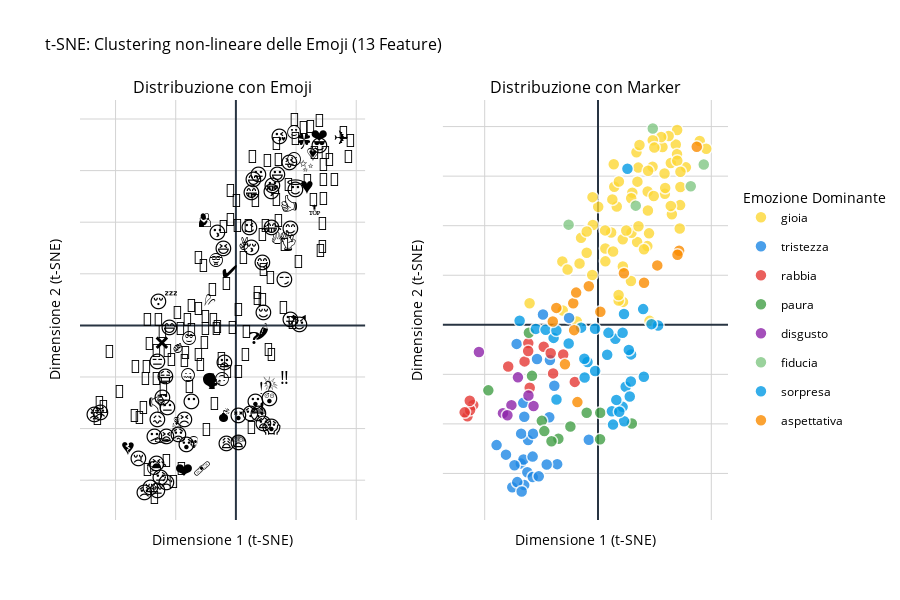

Notebook source saved alongside this figure:
### Markdown cell above
### t-SNE

### Code cell
from Visualizzazione.pca_utils import perform_tsne_analysis

hybrid_features = ALL_EMOTIONS + VAD_FEATURES

# Perplexity: gioca con questo numero (tra 5 e 50).
# 30 è lo standard. Se vedi una palla informe, prova ad abbassarlo.
tsne_data = perform_tsne_analysis(
    df=df_only_emojis, 
    features_columns=hybrid_features, 
    dominant_emotions=dominant_all, 
    perplexity=25,  # Prova 15, 25, 40
    scale=True      # t-SNE funziona meglio con dati scalati
)

fig_tsne = plot_pca_emotions(
    pca_data=tsne_data,
    colors_dict=EMOTION_COLORS,
    title="t-SNE: Clustering non-lineare delle Emoji (13 Feature)",
    plot_loadings=False # Non ha senso vettori in t-SNE
)

fig_tsne.show()

### Figure 1 — Plotly figure (JSON) as saved in the notebook; plotly's stock layout.template omitted (floating-point values rounded to 4 significant figures)
{"data": [{"hovertemplate": "<b>gioia</b><br>PC1: %{x:.2f}<br>PC2: %{y:.2f}<extra></extra>", "legendgroup": "gioia", "mode": "text", "showlegend": false, "text": ["☺", "♥️", "✌", "✔", "✨", "❤", "🌚", "🌝", "🌹", "🌻", "🍀", "🍌", "🍑", "🎉", "👅", "👊", "👌", "👍", "👏", "💃", "💖", "💗", "💙", "💚", "💛", "💜", "💝", "💞", "💩", "🔝", "🔥", "🕺", "😀", "😁", "😂", "😃", "😄", "😆", "😇", "😉", "😊", "😋", "😍", "😎", "😗", "😘", "😙", "😚", "😛", "😜", "😝", "😴", "🙈", "🙋", "🙋♀️", "🤍", "🤎", "🤑", "🤓", "🤗", "🤙🏻", "🤣", "🤭", "🥂", "🥇", "🥰", "🥹", "🧡", "🫰", "🫶"], "textfont": {"size": 18}, "textposition": "middle center", "x": [4.815, 5.901, 0.648, -0.511, 5.872, 6.865, -3.111, 0.01865, 6.985, -0.4858, 5.691, -3.148, 0.6503, 3.554, 2.207, -2.685, 4.353, 4.404, 2.182, 1.656, 8.979, 6.427, -0.4651, 3.394, 6.236, 7.247, 7.758, 5.575, 1.824, 6.521, 3.452, 4.386, 3.028, 1.266, 2.955, 3.479, 1.435, -0.9976, 4.921, 1.161, 4.504, 2.192, 4.832, 6.973, -1.496, 3.661, 2.929, 1.332, 1.842, 4.553, 4.424, -6.038, -1.864, 4.055, 6.997, 7.272, -0.996, 2.908, -1.629, 2.494, 0.6251, 3.573, 6.419, 7.213, 9.553, 5.93, 1.39, 4.971, 1.818, 7.275], "y": [15.95, 13.21, 7.697, 5.029, 15.27, 18.19, 1.45, 11.91, 19.66, 12.88, 17.94, 6.388, 6.401, 15.86, 2.309, 5.567, 7.939, 11.53, 8.636, 11.94, 18.55, 16.32, 10.06, 17.41, 19.04, 12.08, 15.89, 18.95, 2.45, 11.15, 8.36, 13.45, 13.34, 12.65, 9.282, 14.45, 13.94, 7.278, 13.0, 9.314, 9.228, 5.883, 18.63, 17.21, 8.77, 18.15, 12.78, 7.397, 14.45, 0.3973, 15.55, 2.168, 0.3366, 7.61, 16.55, 13.91, 9.407, 4.422, 6.192, 9.514, 9.526, 9.938, 12.0, 9.71, 17.76, 13.81, 16.2, 17.88, 3.003, 15.44], "type": "scatter", "xaxis": "x", "yaxis": "y"}, {"hovertemplate": "<b>gioia</b><br>PC1: %{x:.2f}<br>PC2: %{y:.2f}<extra></extra>", "legendgroup": "gioia", "marker": {"color": "#FDD835", "line": {"color": "white", "width": 1.5}, "opacity": 0.8, "size": 12}, "mode": "markers", "name": "gioia", "showlegend": true, "x": [4.815, 5.901, 0.648, -0.511, 5.872, 6.865, -3.111, 0.01865, 6.985, -0.4858, 5.691, -3.148, 0.6503, 3.554, 2.207, -2.685, 4.353, 4.404, 2.182, 1.656, 8.979, 6.427, -0.4651, 3.394, 6.236, 7.247, 7.758, 5.575, 1.824, 6.521, 3.452, 4.386, 3.028, 1.266, 2.955, 3.479, 1.435, -0.9976, 4.921, 1.161, 4.504, 2.192, 4.832, 6.973, -1.496, 3.661, 2.929, 1.332, 1.842, 4.553, 4.424, -6.038, -1.864, 4.055, 6.997, 7.272, -0.996, 2.908, -1.629, 2.494, 0.6251, 3.573, 6.419, 7.213, 9.553, 5.93, 1.39, 4.971, 1.818, 7.275], "y": [15.95, 13.21, 7.697, 5.029, 15.27, 18.19, 1.45, 11.91, 19.66, 12.88, 17.94, 6.388, 6.401, 15.86, 2.309, 5.567, 7.939, 11.53, 8.636, 11.94, 18.55, 16.32, 10.06, 17.41, 19.04, 12.08, 15.89, 18.95, 2.45, 11.15, 8.36, 13.45, 13.34, 12.65, 9.282, 14.45, 13.94, 7.278, 13.0, 9.314, 9.228, 5.883, 18.63, 17.21, 8.77, 18.15, 12.78, 7.397, 14.45, 0.3973, 15.55, 2.168, 0.3366, 7.61, 16.55, 13.91, 9.407, 4.422, 6.192, 9.514, 9.526, 9.938, 12.0, 9.71, 17.76, 13.81, 16.2, 17.88, 3.003, 15.44], "type": "scatter", "xaxis": "x2", "yaxis": "y2"}, {"hovertemplate": "<b>tristezza</b><br>PC1: %{x:.2f}<br>PC2: %{y:.2f}<extra></extra>", "legendgroup": "tristezza", "mode": "text", "showlegend": false, "text": ["☹", "⚰️", "❤️🩹", "👎", "💔", "💸", "😓", "😔", "😕", "😖", "😞", "😢", "😣", "😥", "😩", "😪", "😫", "😭", "🙁", "🤒", "🤥", "🥀", "🥱", "🥲", "🥴", "🥺", "🫤", "🫥"], "textfont": {"size": 18}, "textposition": "middle center", "x": [-6.815, -6.172, -3.602, -6.597, -8.951, -3.857, -6.237, -6.513, -6.783, -6.507, -7.565, -8.123, -4.301, -5.754, -0.8102, -7.129, -5.731, -6.577, -6.736, -4.526, -5.382, -7.372, -4.856, -5.227, -2.554, -5.768, -4.243, -7.181], "y": [-14.01, -11.64, -14.06, -7.88, -12.14, -6.16, -14.89, -16.16, -10.99, -9.281, -16.4, -13.11, -9.33, -15.37, -11.61, -15.88, -11.0, -13.6, -16.82, -14.11, -3.454, -14.17, 1.036, -15.3, 0.6964, -13.3, -3.551, -1.928], "type": "scatter", "xaxis": "x", "yaxis": "y"}, {"hovertemplate": "<b>tristezza</b><br>PC1: %{x:.2f}<br>PC2: %{y:.2f}<extra></extra>", "legendgroup": "tristezza", "marker": {"color": "#1E88E5", "line": {"color": "white", "width": 1.5}, "opacity": 0.8, "size": 12}, "mode": "markers", "name": "tristezza", "showlegend": true, "x": [-6.815, -6.172, -3.602, -6.597, -8.951, -3.857, -6.237, -6.513, -6.783, -6.507, -7.565, -8.123, -4.301, -5.754, -0.8102, -7.129, -5.731, -6.577, -6.736, -4.526, -5.382, -7.372, -4.856, -5.227, -2.554, -5.768, -4.243, -7.181], "y": [-14.01, -11.64, -14.06, -7.88, -12.14, -6.16, -14.89, -16.16, -10.99, -9.281, -16.4, -13.11, -9.33, -15.37, -11.61, -15.88, -11.0, -13.6, -16.82, -14.11, -3.454, -14.17, 1.036, -15.3, 0.6964, -13.3, -3.551, -1.928], "type": "scatter", "xaxis": "x2", "yaxis": "y2"}, {"hovertemplate": "<b>rabbia</b><br>PC1: %{x:.2f}<br>PC2: %{y:.2f}<extra></extra>", "legendgroup": "rabbia", "mode": "text", "showlegend": false, "text": ["✊", "❌", "👿", "🖕", "🗣", "😑", "😠", "😡", "😤", "😮💨", "🙅♀️", "🙉", "🤌", "🤏", "🤐"], "textfont": {"size": 18}, "textposition": "middle center", "x": [-4.79, -6.153, -11.01, -11.52, -2.047, -6.482, -11.29, -11.77, -11.32, -6.162, -7.925, -6.027, -3.072, -4.174, -3.961], "y": [-2.215, -1.85, -8.093, -9.237, -5.764, -3.695, -8.596, -8.838, -7.67, -2.638, -4.207, -6.346, -2.995, -2.867, -4.904], "type": "scatter", "xaxis": "x", "yaxis": "y"}, {"hovertemplate": "<b>rabbia</b><br>PC1: %{x:.2f}<br>PC2: %{y:.2f}<extra></extra>", "legendgroup": "rabbia", "marker": {"color": "#E53935", "line": {"color": "white", "width": 1.5}, "opacity": 0.8, "size": 12}, "mode": "markers", "name": "rabbia", "showlegend": true, "x": [-4.79, -6.153, -11.01, -11.52, -2.047, -6.482, -11.29, -11.77, -11.32, -6.162, -7.925, -6.027, -3.072, -4.174, -3.961], "y": [-2.215, -1.85, -8.093, -9.237, -5.764, -3.695, -8.596, -8.838, -7.67, -2.638, -4.207, -6.346, -2.995, -2.867, -4.904], "type": "scatter", "xaxis": "x2", "yaxis": "y2"}, {"hovertemplate": "<b>paura</b><br>PC1: %{x:.2f}<br>PC2: %{y:.2f}<extra></extra>", "legendgroup": "paura", "mode": "text", "showlegend": false, "text": ["☠", "💀", "💣", "🔪", "😟", "😨", "😰", "😱", "😵", "😷", "🥶", "🫡"], "textfont": {"size": 18}, "textposition": "middle center", "x": [-4.96, -3.497, -0.998, -9.679, -4.739, 0.1831, -4.106, 2.986, 0.2003, -5.826, -2.436, -6.099], "y": [-9.697, -11.49, -8.879, -6.619, -10.73, -11.56, -11.75, -9.965, -8.878, -5.154, -10.27, -0.808], "type": "scatter", "xaxis": "x", "yaxis": "y"}, {"hovertemplate": "<b>paura</b><br>PC1: %{x:.2f}<br>PC2: %{y:.2f}<extra></extra>", "legendgroup": "paura", "marker": {"color": "#43A047", "line": {"color": "white", "width": 1.5}, "opacity": 0.8, "size": 12}, "mode": "markers", "name": "paura", "showlegend": true, "x": [-4.96, -3.497, -0.998, -9.679, -4.739, 0.1831, -4.106, 2.986, 0.2003, -5.826, -2.436, -6.099], "y": [-9.697, -11.49, -8.879, -6.619, -10.73, -11.56, -11.75, -9.965, -8.878, -5.154, -10.27, -0.808], "type": "scatter", "xaxis": "x2", "yaxis": "y2"}, {"hovertemplate": "<b>disgusto</b><br>PC1: %{x:.2f}<br>PC2: %{y:.2f}<extra></extra>", "legendgroup": "disgusto", "mode": "text", "showlegend": false, "text": ["😐", "😒", "🤡", "🤢", "🤦♀️", "🤧", "🤮"], "textfont": {"size": 18}, "textposition": "middle center", "x": [-5.688, -6.138, -10.51, -8.39, -7.066, -7.642, -7.993], "y": [-8.188, -7.133, -2.746, -8.919, -5.306, -8.107, -9.125], "type": "scatter", "xaxis": "x", "yaxis": "y"}, {"hovertemplate": "<b>disgusto</b><br>PC1: %{x:.2f}<br>PC2: %{y:.2f}<extra></extra>", "legendgroup": "disgusto", "marker": {"color": "#8E24AA", "line": {"color": "white", "width": 1.5}, "opacity": 0.8, "size": 12}, "mode": "markers", "name": "disgusto", "showlegend": true, "x": [-5.688, -6.138, -10.51, -8.39, -7.066, -7.642, -7.993], "y": [-8.188, -7.133, -2.746, -8.919, -5.306, -8.107, -9.125], "type": "scatter", "xaxis": "x2", "yaxis": "y2"}, {"hovertemplate": "<b>fiducia</b><br>PC1: %{x:.2f}<br>PC2: %{y:.2f}<extra></extra>", "legendgroup": "fiducia", "mode": "text", "showlegend": false, "text": ["💪", "🙂", "🤝", "🤩", "🫂"], "textfont": {"size": 18}, "textposition": "middle center", "x": [9.335, 3.332, 8.186, 4.835, -2.594], "y": [16.18, 12.02, 13.97, 19.81, 10.11], "type": "scatter", "xaxis": "x", "yaxis": "y"}, {"hovertemplate": "<b>fiducia</b><br>PC1: %{x:.2f}<br>PC2: %{y:.2f}<extra></extra>", "legendgroup": "fiducia", "marker": {"color": "#81C784", "line": {"color": "white", "width": 1.5}, "opacity": 0.8, "size": 12}, "mode": "markers", "name": "fiducia", "showlegend": true, "x": [9.335, 3.332, 8.186, 4.835, -2.594], "y": [16.18, 12.02, 13.97, 19.81, 10.11], "type": "scatter", "xaxis": "x2", "yaxis": "y2"}, {"hovertemplate": "<b>sorpresa</b><br>PC1: %{x:.2f}<br>PC2: %{y:.2f}<extra></extra>", "legendgroup": "sorpresa", "mode": "text", "showlegend": false, "text": ["‼", "⁉", "❓", "❗", "🌶", "🍆", "👀", "👻", "💥", "😅", "😈", "😌", "😦", "😧", "😬", "😮", "😯", "😲", "😳", "😵💫", "😶", "🙃", "🙄", "🙊", "🤔", "🤨", "🤪", "🤫", "🤯", "🤷♀️", "🥳", "🫢", "🫣", "🫦"], "textfont": {"size": 18}, "textposition": "middle center", "x": [4.046, 2.443, 1.531, 2.173, 2.174, -2.587, 2.921, 3.985, 2.899, -5.481, 5.303, 2.295, -0.927, 2.298, 1.325, 1.616, 1.225, 2.803, 1.878, -6.918, -3.665, -1.18, -3.919, -4.617, -1.207, 0.8118, 4.724, 0.9213, 2.72, -0.2526, 2.598, -3.674, -1.495, -0.2601], "y": [-5.238, -6.251, -1.404, -8.282, -0.7961, -1.882, -2.987, 1.58, -5.718, -0.4145, -0.07716, 1.085, -3.76, -9.729, -10.07, -7.58, -8.717, -7.241, -8.777, 0.4101, -7.545, -5.322, -1.321, -0.503, -3.427, -3.026, 0.06268, -0.8137, -2.533, -4.671, 15.75, -0.5723, -0.2885, -0.3958], "type": "scatter", "xaxis": "x", "yaxis": "y"}, {"hovertemplate": "<b>sorpresa</b><br>PC1: %{x:.2f}<br>PC2: %{y:.2f}<extra></extra>", "legendgroup": "sorpresa", "marker": {"color": "#039BE5", "line": {"color": "white", "width": 1.5}, "opacity": 0.8, "size": 12}, "mode": "markers", "name": "sorpresa", "showlegend": true, "x": [4.046, 2.443, 1.531, 2.173, 2.174, -2.587, 2.921, 3.985, 2.899, -5.481, 5.303, 2.295, -0.927, 2.298, 1.325, 1.616, 1.225, 2.803, 1.878, -6.918, -3.665, -1.18, -3.919, -4.617, -1.207, 0.8118, 4.724, 0.9213, 2.72, -0.2526, 2.598, -3.674, -1.495, -0.2601], "y": [-5.238, -6.251, -1.404, -8.282, -0.7961, -1.882, -2.987, 1.58, -5.718, -0.4145, -0.07716, 1.085, -3.76, -9.729, -10.07, -7.58, -8.717, -7.241, -8.777, 0.4101, -7.545, -5.322, -1.321, -0.503, -3.427, -3.026, 0.06268, -0.8137, -2.533, -4.671, 15.75, -0.5723, -0.2885, -0.3958], "type": "scatter", "xaxis": "x2", "yaxis": "y2"}, {"hovertemplate": "<b>aspettativa</b><br>PC1: %{x:.2f}<br>PC2: %{y:.2f}<extra></extra>", "legendgroup": "aspettativa", "mode": "text", "showlegend": false, "text": ["✈", "👋", "💅", "💦", "🖤", "😏", "😶🌫️", "🙏", "🤞", "🤤", "🤦", "🤬", "🥵", "🧐", "🫠"], "textfont": {"size": 18}, "textposition": "middle center", "x": [8.716, -3.679, 2.286, -2.185, -0.8116, 4.063, -2.107, 7.159, 7.017, 5.233, -2.916, -1.818, -3.99, -1.927, 0.2076], "y": [17.97, 1.703, 5.203, 2.181, 3.884, 4.236, -0.5395, 7.474, 7.063, 5.995, -3.986, -7.804, 0.3308, 3.249, 1.308], "type": "scatter", "xaxis": "x", "yaxis": "y"}, {"hovertemplate": "<b>aspettativa</b><br>PC1: %{x:.2f}<br>PC2: %{y:.2f}<extra></extra>", "legendgroup": "aspettativa", "marker": {"color": "#FB8C00", "line": {"color": "white", "width": 1.5}, "opacity": 0.8, "size": 12}, "mode": "markers", "name": "aspettativa", "showlegend": true, "x": [8.716, -3.679, 2.286, -2.185, -0.8116, 4.063, -2.107, 7.159, 7.017, 5.233, -2.916, -1.818, -3.99, -1.927, 0.2076], "y": [17.97, 1.703, 5.203, 2.181, 3.884, 4.236, -0.5395, 7.474, 7.063, 5.995, -3.986, -7.804, 0.3308, 3.249, 1.308], "type": "scatter", "xaxis": "x2", "yaxis": "y2"}], "layout": {"xaxis": {"anchor": "y", "domain": [0.0, 0.44], "title": {"font": {"color": "black"}, "text": "Dimensione 1 (t-SNE)"}, "tickfont": {"color": "black"}, "showgrid": true, "gridcolor": "lightgray", "showticklabels": false}, "yaxis": {"anchor": "x", "domain": [0.0, 1.0], "title": {"font": {"color": "black"}, "text": "Dimensione 2 (t-SNE)"}, "tickfont": {"color": "black"}, "showgrid": true, "gridcolor": "lightgray", "showticklabels": false}, "xaxis2": {"anchor": "y2", "domain": [0.56, 1.0], "title": {"font": {"color": "black"}, "text": "Dimensione 1 (t-SNE)"}, "tickfont": {"color": "black"}, "showgrid": true, "gridcolor": "lightgray", "showticklabels": false}, "yaxis2": {"anchor": "x2", "domain": [0.0, 1.0], "title": {"font": {"color": "black"}, "text": "Dimensione 2 (t-SNE)"}, "tickfont": {"color": "black"}, "showgrid": true, "gridcolor": "lightgray", "showticklabels": false}, "annotations": [{"font": {"size": 16}, "showarrow": false, "text": "Distribuzione con Emoji", "x": 0.22, "xanchor": "center", "xref": "paper", "y": 1.0, "yanchor": "bottom", "yref": "paper"}, {"font": {"size": 16}, "showarrow": false, "text": "Distribuzione con Marker", "x": 0.78, "xanchor": "center", "xref": "paper", "y": 1.0, "yanchor": "bottom", "yref": "paper"}], "title": {"font": {"size": 16}, "text": "t-SNE: Clustering non-lineare delle Emoji (13 Feature)"}, "font": {"color": "black"}, "legend": {"title": {"font": {"size": 14, "color": "black"}, "text": "Emozione Dominante"}, "font": {"size": 12, "color": "black"}, "x": 1.02, "y": 0.5, "xanchor": "left", "yanchor": "middle"}, "plot_bgcolor": "white", "paper_bgcolor": "white", "height": 600}}
